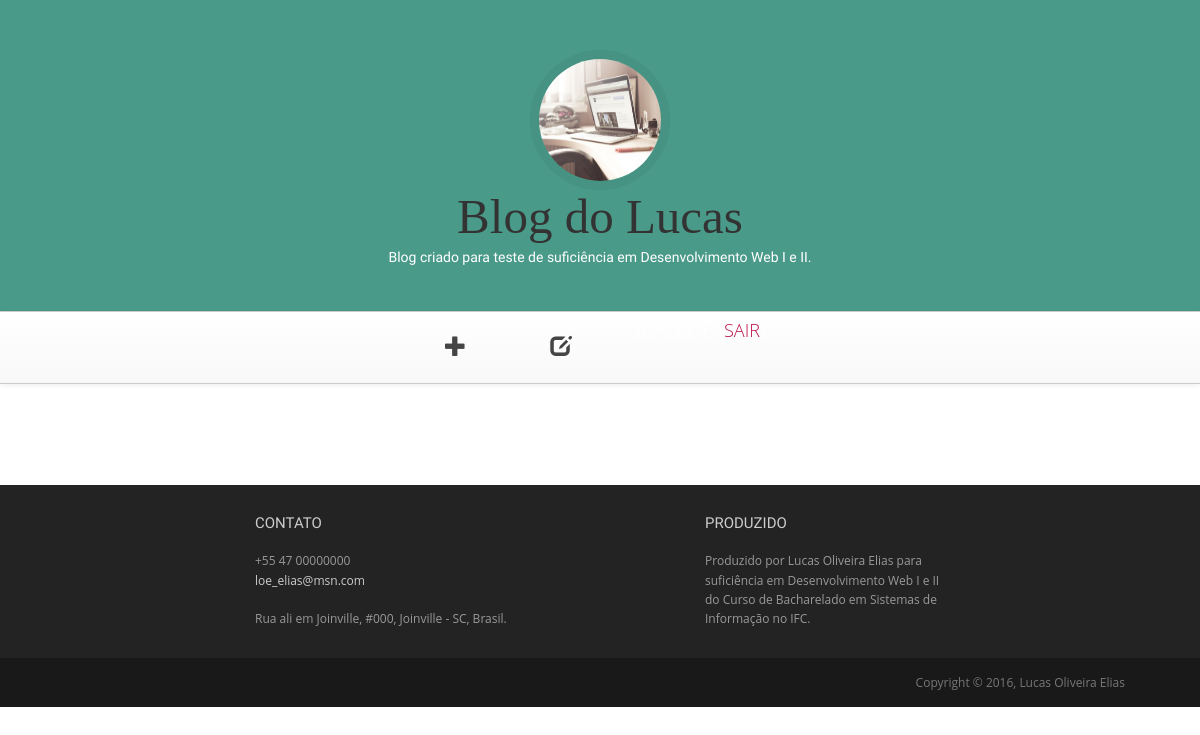
The page /drafts/ (signed in) on the database as committed earlier.
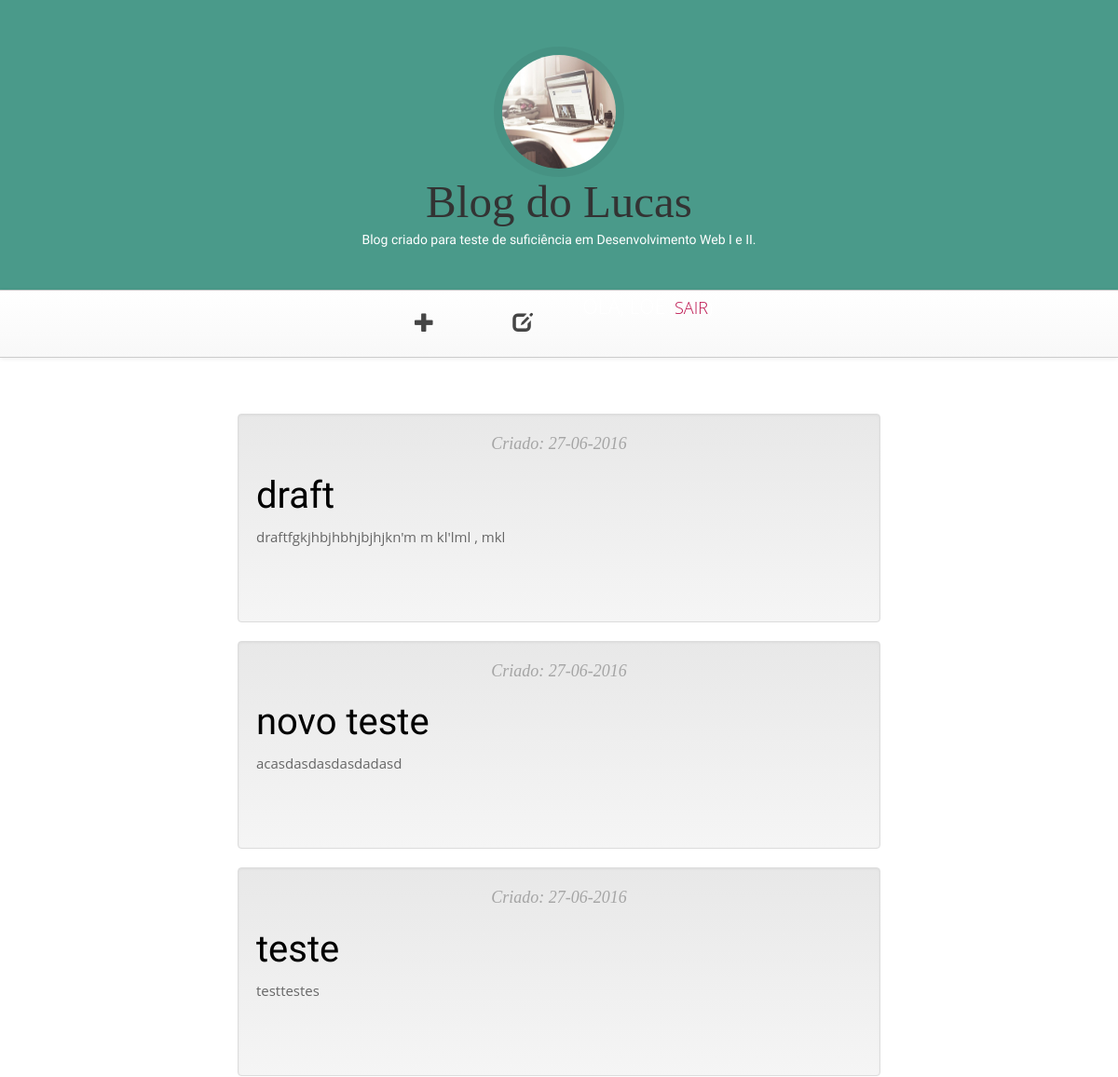
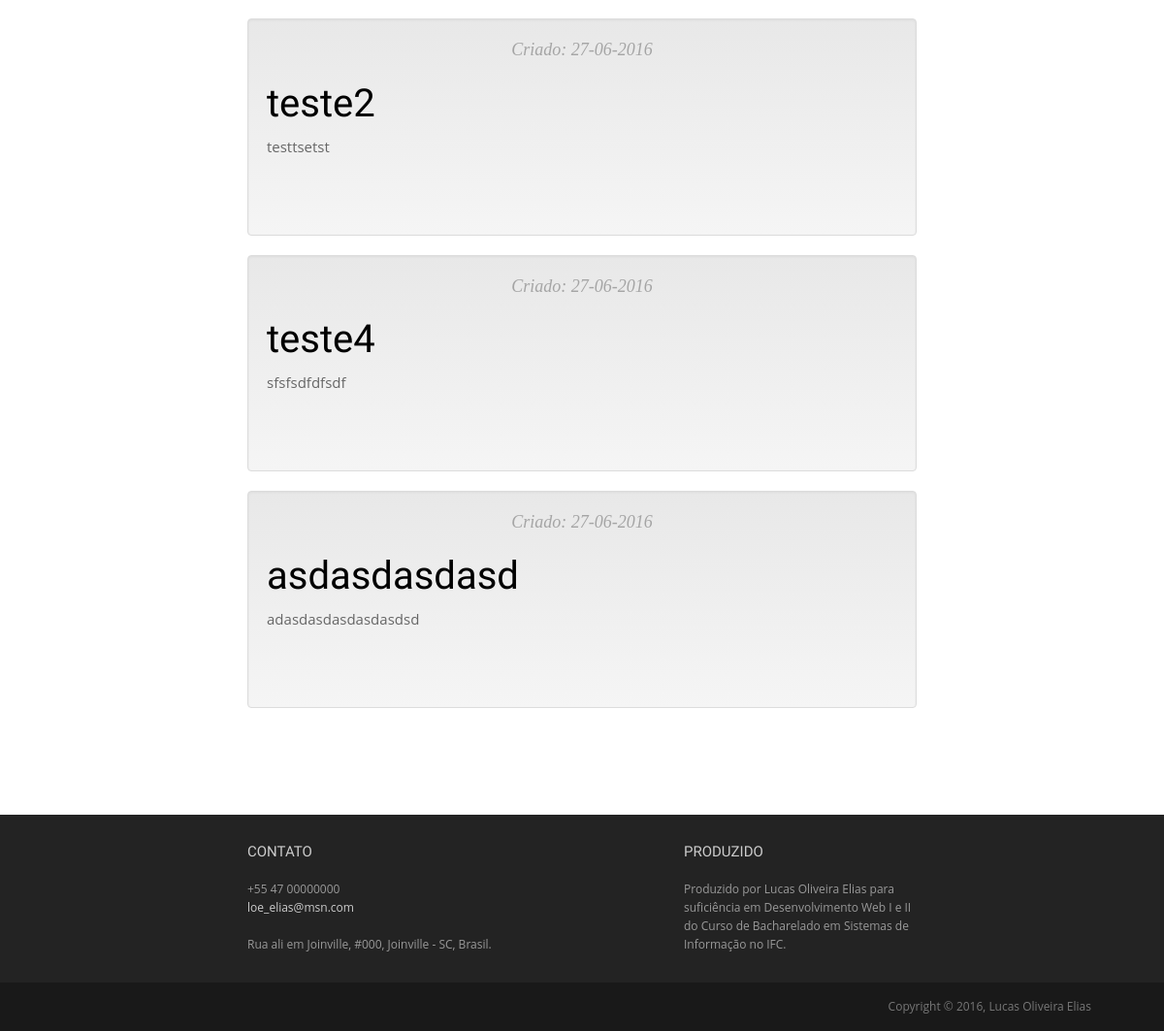
The same page on the database as committed later (2 pictures, top to bottom).
### blog/models.py (models this page shows, shortened)
class Post(models.Model):
    autor = models.ForeignKey('auth.User')
    titulo = models.CharField(max_length=200)
    texto = models.TextField()
    data_criacao = models.DateTimeField(
        default=timezone.now)
    data_publicacao = models.DateTimeField(
        blank=True, null=True)

### blog/views.py (the view)
# urls.py: url(r'^drafts/$', views.post_draft_list, name='post_draft_list'),
@login_required
def post_draft_list(request):
    posts = Post.objects.filter(data_publicacao__isnull=True).order_by(
        'data_criacao')
    return render(request, 'blog/post_draft_list.html', {'posts': posts})

### blog/templates/blog/post_draft_list.html
{% extends 'blog/base.html' %}
{% block content %}
  {% for post in posts %}
    <article class="post">
      <article class="well" id="fade">
        <header class="entry-header">
          <div class="entry-meta">
            <span class="posted-on">
              <time class="entry-date">
                Criado: {{ post.data_criacao|date:'d-m-Y' }}
              </time>
            </span>
          </div>
          <h1>
            <a href="{% url 'post_detail' pk=post.pk %}">
              {{ post.titulo }}
            </a>
          </h1>
        </header>
        <div class="entry-content">
          <p>
            {{ post.texto|truncatechars:200 }}
          </p>
        </div>
      </article>
  {% endfor %}
{% endblock %}

### blog/templates/blog/base.html (shortened to what this page needs)
{% load staticfiles %}
<!DOCTYPE html SYSTEM "about:legacy-compat">
<html>
	<head>
		<link rel="stylesheet" type="text/css" href="https://maxcdn.bootstrapcdn.com/bootstrap/3.3.6/css/bootstrap.min.css">
		<link rel="stylesheet" href="https://maxcdn.bootstrapcdn.com/bootstrap/3.3.6/css/bootstrap-theme.min.css">
		<link rel="stylesheet" href="{% static 'css/blog.css' %}">
	</head>
	<body>
		<header id="header">
			<div id="head" class="parallax" parallax-speed="1">
				<h1 id="logo" class="text-center">
					<img class="img-circle" src="{% static 'images/mac.jpg' %}" alt="">
					<span class="title">Blog do Lucas</span>
					<span class="tagline">Blog criado para teste de suficiência em Desenvolvimento Web I e II.</span>
				</h1>
			</div>
			<nav class="navbar navbar-default navbar-sticky">
				<div class="container-fluid">
					<div class="navbar-collapse collapse">
						<ul class="nav navbar-nav">
							{% if user.is_authenticated %}
								<li><a href="{% url 'post_new' %}" class="top-menu"><span class="glyphicon glyphicon-plus"></span></a></li>
								<li><a href="{% url 'post_draft_list' %}" class="top-menu"><span class="glyphicon glyphicon-edit"></span></a></li>
								<li><p class="top-menu">Olá, {{ user.username }}<small> (<a href="{% url 'logout' %}">Sair</a>)</small></p></li>
							{% else %}
								<li><a href="{% url 'login' %}" class="top-menu"><span class="glyphicon glyphicon-lock"></span></a></li>
							{% endif %}
						</ul>
					</div>
				</div>
			</nav>
		</header>
		<main id="main">
			<div class="container">
				<div class="row topspace">
					<div class="col-sm-8 col-sm-offset-2">
						{% block content %}
						{% endblock %}
					</div>
				</div>
			</div>
		</main>
		<footer id="footer" class="topspace">
			<div class="container">
				<div class="row">
					<div class="col-md-5 col-md-offset-2 widget">
						<h3 class="widget-title">Contato</h3>
						<div class="widget-body">
							<p>+55 47 00000000<br>
								<a href="mailto:#">loe_elias@msn.com</a><br>
								<br>
								Rua ali em Joinville, #000, Joinville - SC, Brasil.
							</p>
						</div>
					</div>
					<div class="col-md-3 widget">
						<h3 class="widget-title">Produzido</h3>
						<div class="widget-body">
							<p>Produzido por Lucas Oliveira Elias para suficiência em Desenvolvimento Web I e II do Curso de Bacharelado em Sistemas de Informação no IFC.</p>
						</div>
					</div>
				</div>
			</div>
		</footer>
		<footer id="underfooter">
			<div class="container">
				<div class="row">
					<div class="col-md-3 col-md-offset-9 widget">
						<div class="widget-body">
							<p class="text-right">
								Copyright &copy; 2016, Lucas Oliveira Elias
							</p>
						</div>
					</div>
				</div>
			</div>
		</footer>
	</body>
</html>

### blog/static/css/blog.css (style rules this page uses)
html { font-size: 100%; }
body { font-size: 15px; font-size: 0.9375rem; font-family: "Open sans", Helvetica, Arial, sans-serif; color: #666666; padding: 0; }
.topspace { margin-top: 40px; }
.navbar { border-width: 1px 0; -webkit-border-radius: 0; -webkit-background-clip: padding-box; -moz-border-radius: 0; -moz-background-clip: padding; border-radius: 0; background-clip: padding-box; width: 100%; }
.navbar-collapse { -webkit-border-radius: 0; -webkit-background-clip: padding-box; -moz-border-radius: 0; -moz-background-clip: padding; border-radius: 0; background-clip: padding-box; font-family: "Open sans", Helvetica, Arial, sans-serif; font-weight: 300; text-transform: uppercase; }
.navbar-collapse .navbar-nav { float: none; margin: 0 auto; text-align: center; }
.navbar-collapse .navbar-nav > li { float: none; display: inline-block; }
.navbar-collapse .navbar-nav > li > a { padding: 20px 30px; }
.navbar-default { background-color: #ffffff; border-color: #cccccc; }
.navbar-default .navbar-nav > li > a { color: #454545; }
.navbar-default .navbar-collapse, .navbar-default .navbar-form { border-color: #cccccc; }
p { line-height: 1.6em; margin: 0 0 30px 0; }
ul, ol { line-height: 1.6em; margin: 0 0 30px 0; }
h1, h2, h3, h4, h5, h6, .h1, .h2, .h3, .h4, .h5, .h6 { font-family: "Open sans", Helvetica, Arial, sans-serif; font-weight: 400; color: #333333; }
h1 { font-size: 40px; font-size: 2.5rem; }
h3 { font-size: 30px; font-size: 1.875rem; }
a { color: #bd1550; }
#head { background: #4a9a8a top center; background-size: cover; color: #7C7C7C; padding: 30px 0 35px 0; }
#head img.img-circle { display: block; width: 140px; height: 140px; overflow: hidden; border: 9px solid rgba(0, 0, 0, 0.05); margin: 0 auto; }
#head .title { font-family: Alice, Georgia, serif; font-size: 49px; font-size: 3.0625rem; }
#head .tagline { display: block; font-size: 14px; font-size: 0.875rem; line-height: 1.2em; color: #FFFFFF; margin: 5px 0 0; }
img { max-width: 100%; }
.entry-header .entry-meta { text-align: center; font-family: Georgia, serif; font-size: 18px; font-size: 1.125rem; font-style: italic; font-weight: normal; color: #a5a5a5; margin: 0 0 15px 0; }
.entry-content { margin: 0 0 60px 0; }
#footer { background: #232323; padding: 30px 0 0 0; font-size: 12px; color: #999; }
#footer a { color: #ccc; }
#footer h3.widget-title { font-size: 15px; font-size: 0.9375rem; text-transform: uppercase; color: #ccc; margin: 0 0 20px; }
#underfooter { background: #191919; padding: 15px 0; color: #777; font-size: 12px; }
#underfooter p { margin: 0; }
@media (min-width: 1200px) { .container { max-width: 1080px; } }
#fade { opacity: 1; transition: opacity .25s ease-in-out; -moz-transition: opacity .25s ease-in-out; -webkit-transition: opacity .25s ease-in-out; }
h1, h2, h3, h4 { font-family: 'Lobster', cursive; }
.top-menu, .top-menu:hover, .top-menu:visited { color: #ffffff; float: right; font-size: 16pt; font-color: #000000; margin-right: 20px; }
.post { margin-bottom: 70px; }
.post h1 a, .post h1 a:visited { color: #000000; }

Rows that differ between the two databases and show on the page:
added Post: data_criacao "27-06-2016", titulo "draft", texto "draftfgkjhbjhbhjbjhjkn'm m kl'lml , mkl"
added Post: data_criacao "27-06-2016", titulo "novo teste", texto "acasdasdasdasdadasd"
added Post: data_criacao "27-06-2016", titulo "teste", texto "testtestes"
added Post: data_criacao "27-06-2016", titulo "teste2", texto "testtsetst"
added Post: data_criacao "27-06-2016", titulo "teste4", texto "sfsfsdfdfsdf"
added Post: data_criacao "27-06-2016", titulo "asdasdasdasd", texto "adasdasdasdasdasdsd"
